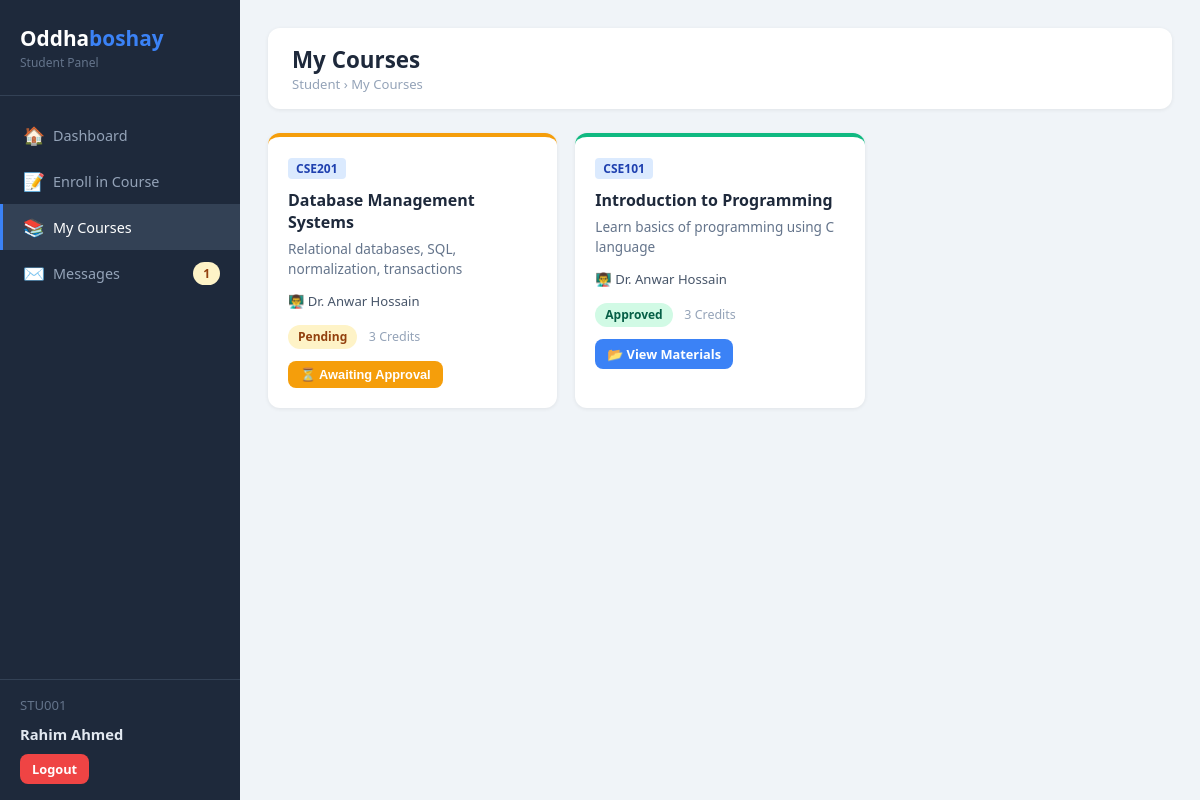
Page /student/my_courses.php (signed in) on the committed database.
### tables this page shows
CREATE TABLE IF NOT EXISTS enrollments (
    id           INT AUTO_INCREMENT PRIMARY KEY,
    student_id   INT NOT NULL,                       
    course_id    INT NOT NULL,                       
    status       ENUM('pending','approved','declined') DEFAULT 'pending',
    requested_at TIMESTAMP DEFAULT CURRENT_TIMESTAMP,
    updated_at   TIMESTAMP DEFAULT CURRENT_TIMESTAMP ON UPDATE CURRENT_TIMESTAMP,
    FOREIGN KEY (student_id) REFERENCES students(id) ON DELETE CASCADE,
    FOREIGN KEY (course_id)  REFERENCES courses(id)  ON DELETE CASCADE,
    UNIQUE KEY   unique_enroll (student_id, course_id)   
);

CREATE TABLE IF NOT EXISTS courses (
    id           INT AUTO_INCREMENT PRIMARY KEY,
    course_code  VARCHAR(20)  NOT NULL UNIQUE,       
    course_name  VARCHAR(150) NOT NULL,
    description  TEXT,
    teacher_id   INT,                                
    credits      INT DEFAULT 3,
    created_at   TIMESTAMP DEFAULT CURRENT_TIMESTAMP,
    FOREIGN KEY (teacher_id) REFERENCES teachers(id) ON DELETE SET NULL
);

CREATE TABLE IF NOT EXISTS teachers (
    id          INT AUTO_INCREMENT PRIMARY KEY,
    teacher_id  VARCHAR(20)  NOT NULL UNIQUE,        
    name        VARCHAR(100) NOT NULL,
    email       VARCHAR(100) NOT NULL UNIQUE,
    password    VARCHAR(255) NOT NULL,               
    phone       VARCHAR(20),
    department  VARCHAR(100),
    created_at  TIMESTAMP DEFAULT CURRENT_TIMESTAMP
);

### student/my_courses.php (the view, shortened to what this page needs)
<?php
require_once '../config/db.php';
$sid = $_SESSION['student_id'];
$enrollments = $conn->query("
    SELECT e.status, e.requested_at,
           c.id AS course_id, c.course_code, c.course_name, c.description, c.credits,
           t.name AS teacher_name
    FROM   enrollments e
    JOIN   courses  c ON e.course_id  = c.id
    LEFT JOIN teachers t ON c.teacher_id = t.id
    WHERE  e.student_id = $sid
    ORDER BY e.status, e.requested_at DESC
");
$unread_count = $conn->query("SELECT COUNT(*) as cnt FROM messages WHERE receiver_type='student' AND receiver_id=$sid AND is_read=0")->fetch_assoc()['cnt'];
?>
<!DOCTYPE html>
<html lang="en">
<head>
    <link rel="stylesheet" href="../assets/css/style.css">
</head>
<body>
<div class="layout">
    <aside class="sidebar">
        <div class="sidebar-brand"><h2>Oddha<span>boshay</span></h2><p>Student Panel</p></div>
        <nav class="sidebar-nav">
            <a href="dashboard.php">                    <span class="icon">🏠</span> Dashboard</a>
            <a href="enroll.php">                       <span class="icon">📝</span> Enroll in Course</a>
            <a href="my_courses.php" class="active">    <span class="icon">📚</span> My Courses</a>
            <a href="messages.php">                     <span class="icon">✉️</span> Messages
                <?php if ($unread_count > 0): ?><span class="badge badge-pending" style="margin-left:auto;"><?= $unread_count ?></span><?php endif; ?>
            </a>
        </nav>
        <div class="sidebar-footer">
            <div class="user-info"><?= htmlspecialchars($_SESSION['student_sid']) ?></div>
            <div class="user-name"><?= htmlspecialchars($_SESSION['student_name']) ?></div>
            <a href="logout.php" class="btn btn-danger btn-sm" style="margin-top:10px;">Logout</a>
        </div>
    </aside>
    <main class="main-content">
        <div class="top-header">
            <div><h1>My Courses</h1><div class="breadcrumb">Student &rsaquo; My Courses</div></div>
        </div>
        <?php if ($enrollments->num_rows === 0): ?>
            <div class="card">
                <div class="empty-state">
                    <span class="empty-icon">📭</span>
                    <p>No enrollment records yet. <a href="enroll.php" style="color:#3b82f6;">Enroll in a course &rarr;</a></p>
                </div>
            </div>
        <?php else: ?>
            <div class="course-grid">
                <?php while ($c = $enrollments->fetch_assoc()): ?>
                <div class="course-card" style="border-top-color: <?= $c['status']==='approved' ? '#10b981' : ($c['status']==='pending' ? '#f59e0b' : '#ef4444') ?>">
                    <span class="course-code"><?= htmlspecialchars($c['course_code']) ?></span>
                    <h4><?= htmlspecialchars($c['course_name']) ?></h4>
                    <p><?= htmlspecialchars($c['description'] ?: 'No description.') ?></p>
                    <p class="teacher-name">👨‍🏫 <?= $c['teacher_name'] ? htmlspecialchars($c['teacher_name']) : 'TBA' ?></p>
                    <p style="margin-bottom:12px;">
                        <span class="badge badge-<?= $c['status'] ?>"><?= ucfirst($c['status']) ?></span>
                        <span style="font-size:0.78rem;color:#94a3b8;margin-left:8px;"><?= $c['credits'] ?> Credits</span>
                    </p>
                    <?php if ($c['status'] === 'approved'): ?>
                        <a href="materials.php?course_id=<?= $c['course_id'] ?>" class="btn btn-primary btn-sm">📂 View Materials</a>
                    <?php elseif ($c['status'] === 'pending'): ?>
                        <button class="btn btn-warning btn-sm" disabled>⏳ Awaiting Approval</button>
                    <?php else: ?>
                        <button class="btn btn-danger btn-sm" disabled>❌ Declined</button>
                    <?php endif; ?>
                </div>
                <?php endwhile; ?>
            </div>
        <?php endif; ?>
    </main>
</div>
</body>
</html>

### assets/css/style.css (style rules this page uses)
* { margin: 0; padding: 0; box-sizing: border-box; }
body { font-family: 'Segoe UI', Tahoma, Geneva, Verdana, sans-serif; background: #f0f4f8; color: #334155; font-size: 15px; }
a { text-decoration: none; color: inherit; }
.btn { display: inline-block; padding: 10px 20px; border: none; border-radius: 8px; font-size: 0.9rem; font-weight: 600; cursor: pointer; transition: opacity 0.2s, transform 0.1s; text-align: center; }
.btn-primary { background: #3b82f6; color: #fff; }
.btn-danger { background: #ef4444; color: #fff; }
.btn-warning { background: #f59e0b; color: #fff; }
.btn-sm { padding: 6px 12px; font-size: 0.8rem; }
.layout { display: flex; min-height: 100vh; }
.sidebar { width: 240px; background: #1e293b; color: #e2e8f0; display: flex; flex-direction: column; flex-shrink: 0; position: fixed; top: 0; left: 0; height: 100vh; overflow-y: auto; z-index: 100; }
.sidebar-brand { padding: 24px 20px; border-bottom: 1px solid #334155; }
.sidebar-brand h2 { font-size: 1.3rem; font-weight: 700; color: #fff; }
.sidebar-brand h2 span { color: #3b82f6; }
.sidebar-brand p { font-size: 0.75rem; color: #64748b; margin-top: 2px; }
.sidebar-nav { padding: 16px 0; flex: 1; }
.sidebar-nav a { display: flex; align-items: center; gap: 10px; padding: 11px 20px; color: #94a3b8; font-size: 0.9rem; font-weight: 500; transition: all 0.15s; border-left: 3px solid transparent; }
.sidebar-nav a.active { color: #fff; background: #334155; border-left-color: #3b82f6; }
.sidebar-nav .icon { font-size: 1.1rem; width: 20px; text-align: center; }
.sidebar-footer { padding: 16px 20px; border-top: 1px solid #334155; }
.sidebar-footer .user-info { font-size: 0.82rem; color: #64748b; margin-bottom: 10px; }
.sidebar-footer .user-name { font-size: 0.92rem; color: #e2e8f0; font-weight: 600; }
.main-content { flex: 1; margin-left: 240px; padding: 28px; min-height: 100vh; background: #f0f4f8; }
.top-header { background: #fff; border-radius: 12px; padding: 16px 24px; display: flex; align-items: center; justify-content: space-between; margin-bottom: 24px; box-shadow: 0 1px 4px rgba(0,0,0,0.07); }
.top-header h1 { font-size: 1.4rem; font-weight: 700; color: #1e293b; }
.top-header .breadcrumb { font-size: 0.82rem; color: #94a3b8; }
.badge { display: inline-block; padding: 3px 10px; border-radius: 20px; font-size: 0.75rem; font-weight: 600; }
.badge-pending { background: #fef3c7; color: #92400e; }
.badge-approved { background: #d1fae5; color: #065f46; }
.course-grid { display: grid; grid-template-columns: repeat(auto-fill, minmax(280px, 1fr)); gap: 18px; }
.course-card { background: #fff; border-radius: 12px; padding: 20px; box-shadow: 0 1px 4px rgba(0,0,0,0.07); border-top: 4px solid #3b82f6; transition: transform 0.2s; }
.course-card h4 { font-size: 1rem; font-weight: 700; color: #1e293b; margin-bottom: 6px; }
.course-card .course-code { display: inline-block; background: #dbeafe; color: #1e40af; font-size: 0.75rem; font-weight: 600; padding: 2px 8px; border-radius: 4px; margin-bottom: 10px; }
.course-card p { font-size: 0.85rem; color: #64748b; margin-bottom: 12px; line-height: 1.5; }
.course-card .teacher-name { font-size: 0.82rem; color: #475569; margin-bottom: 14px; }

### rows in the picture
enrollments: course.course_code "CSE201", course.course_name "Database Management Systems", course.description "Relational databases, SQL, normalization, transactions", teachers.name "Dr. Anwar Hossain", status "Pending", course.credits "3", shows "⏳ Awaiting Approval"
enrollments: course.course_code "CSE101", course.course_name "Introduction to Programming", course.description "Learn basics of programming using C language", teachers.name "Dr. Anwar Hossain", status "Approved", course.credits "3"

### other values in the picture
$unread_count "1"
$_SESSION['student_sid'] "STU001"
$_SESSION['student_name'] "Rahim Ahmed"
